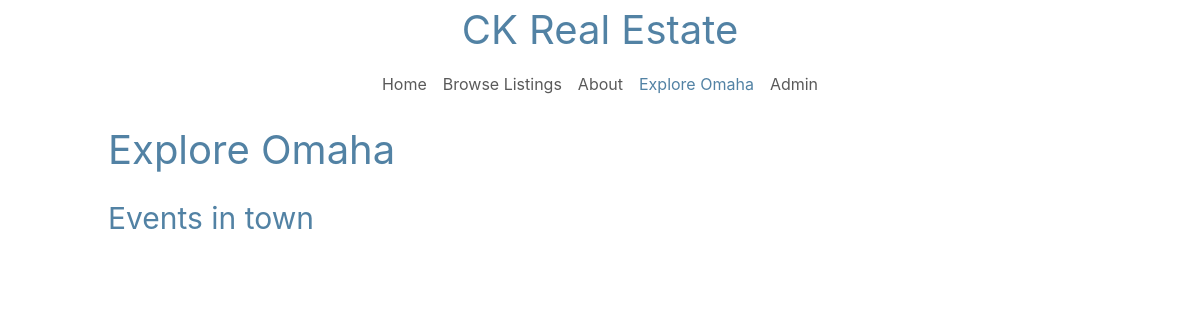
The page /omaha_events/ on the database as committed earlier.
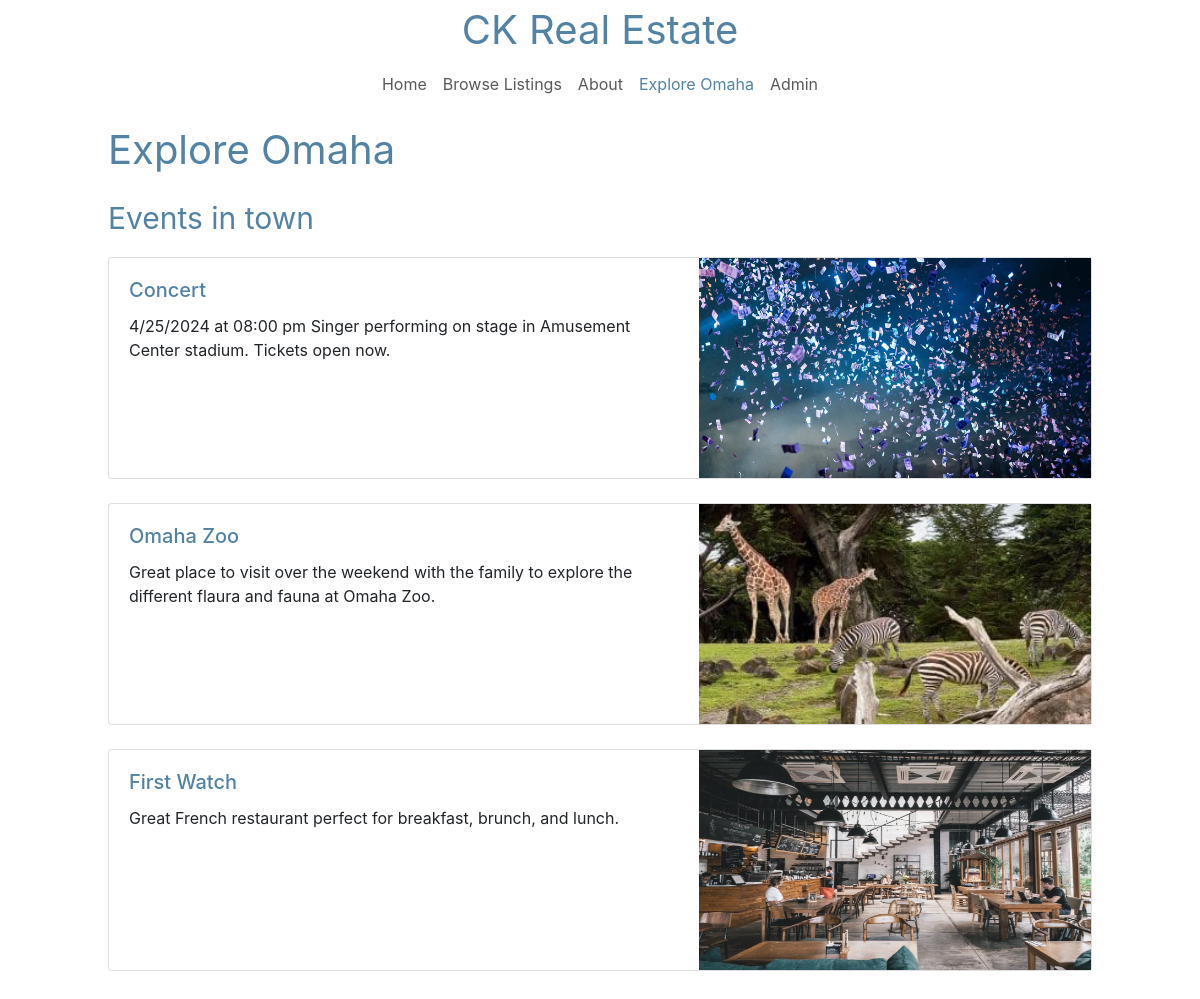
The same page on the database as committed later.
### realestate/models.py (models this page shows)
class Event(models.Model):
    name = models.CharField(max_length=100)
    image = models.ImageField(upload_to='event_images/')
    description = models.TextField()

### realestate/views.py (the view)
# urls.py: path('omaha_events/', views.omaha_events, name='events'),
def omaha_events(request):
    events = Event.objects.all()
    return render(request, 'omaha_events.html', {'events': events})

### realestate/templates/omaha_events.html (shortened to what this page needs)
{% extends "navbar.html" %}
{% block content %}
<div class="mx-auto p-2" style="width: 1000px;">
        <p class="blue" style="font-size: 40px;">Explore Omaha</p>
        <p class="blue" style="font-size: 30px;">Events in town</p>
        {% for event in events %}
            <div class="card mb-12">
                <div class="row g-0">
                    <div class="col-md-7">
                        <div class="card-body">
                            <h5 class="card-title blue">{{ event.name }}</h5>
                            <p class="card-text">{{ event.description }}</p>
                        </div>
                    </div>
                    <div class="col-md">
                        <img style="height: 220px;width: 420px;" src="{{ event.image.url }}" class="img-fluid " alt="{{ event.name }}">
                    </div>
                </div>
            </div>
            <br>
        {% endfor %}
    </div>
{% endblock %}

### realestate/templates/navbar.html (shortened to what this page needs)
<!DOCTYPE html>
{% load static %}
<html lang="en">
<head>
    <link href="https://cdn.jsdelivr.net/npm/bootstrap@5.3.3/dist/css/bootstrap.min.css" rel="stylesheet">
</head>
<body>
<p class="text-center" style="font-family: 'Inter',sans-serif; font-size: 40px;color: #5282a4">CK Real Estate</p>
<nav class="navbar navbar-expand-lg bg-body-tertiary" style="background-color: white !important;margin-top: -20px" >
  <div class="container-fluid" >
    <div class="collapse navbar-collapse" id="navbarNav" style="color:black !important;">
    <ul class="navbar-nav mx-auto">
        <li class="nav-item">
          <a class="nav-link {% if request.path == '/' %}active{% endif %}" href="{% url 'home' %}">Home</a>
        </li>
        <li class="nav-item">
          <a class="nav-link {% if request.path == '/properties/' %}active{% endif %}" href="{%  url 'property_listings' %}">Browse Listings</a>
        </li>
        <li class="nav-item">
          <a class="nav-link {% if request.path == '/about/' %}active{% endif %}" href="{% url 'about' %}">About</a>
        </li>
        <li class="nav-item">
          <a class="nav-link {% if request.path == '/omaha_events/' %}active{% endif %}" href="{% url 'events' %}">Explore Omaha</a>
        </li>
        <li class="nav-item">
          {% if not user.is_authenticated %}
          <a class="nav-link {% if request.path == '/login/' %}active{% endif %}" href="{% url 'login' %}">Admin</a>
          {% else %}
          <a class="nav-link {% if request.path == '/generate-report/' %}active{% endif %}" href="{% url 'generate_report' %}">Reports</a>
          {% endif %}
        </li>
      </ul>
    </div>
  </div>
</nav>
{% block content %}
{% endblock %}
</body>
<link href="https://stackpath.bootstrapcdn.com/bootstrap/4.5.2/css/bootstrap.min.css" rel="stylesheet">
</html>

### realestate/templates/navbar.html (style rules this page uses)
.navbar-nav .nav-item .nav-link.active { color: #5282a4 !important; }
.blue { font-family: 'Inter', sans-serif; color: #5282a4; }

Rows that differ between the two databases and show on the page:
added Event: name "Concert", description "4/25/2024 at 08:00 pm Singer performing on stage in Amusement Center stadium. Tickets open now.", image (picture)
added Event: name "Omaha Zoo", description "Great place to visit over the weekend with the family to explore the different flaura and fauna at Omaha Zoo.", image (picture)
added Event: name "First Watch", description "Great French restaurant perfect for breakfast, brunch, and lunch.", image (picture)
